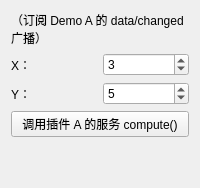
<?xml version="1.0" encoding="UTF-8"?>
<ui version="4.0">
 <class>PluginDemoWidgetB</class>
 <widget class="QWidget" name="PluginDemoWidgetB">
  <property name="windowTitle">
   <string>Demo B</string>
  </property>
  <layout class="QVBoxLayout" name="verticalLayout">
   <item>
    <widget class="QLabel" name="receivedLabel">
     <property name="text">
      <string>（订阅 Demo A 的 data/changed 广播）</string>
     </property>
     <property name="wordWrap">
      <bool>true</bool>
     </property>
    </widget>
   </item>
   <item>
    <layout class="QGridLayout" name="gridLayout">
     <item row="0" column="0">
      <widget class="QLabel" name="labelX">
       <property name="text">
        <string>X：</string>
       </property>
      </widget>
     </item>
     <item row="0" column="1">
      <widget class="QSpinBox" name="spinBoxX">
       <property name="value">
        <number>3</number>
       </property>
      </widget>
     </item>
     <item row="1" column="0">
      <widget class="QLabel" name="labelY">
       <property name="text">
        <string>Y：</string>
       </property>
      </widget>
     </item>
     <item row="1" column="1">
      <widget class="QSpinBox" name="spinBoxY">
       <property name="value">
        <number>5</number>
       </property>
      </widget>
     </item>
     <item row="2" column="0" colspan="2">
      <widget class="QPushButton" name="callServiceButton">
       <property name="text">
        <string>调用插件 A 的服务 compute()</string>
       </property>
      </widget>
     </item>
    </layout>
   </item>
   <item>
    <spacer name="verticalSpacer">
     <property name="orientation">
      <enum>Qt::Vertical</enum>
     </property>
     <property name="sizeHint" stdset="0">
      <size>
       <width>20</width>
       <height>40</height>
      </size>
     </property>
    </spacer>
   </item>
  </layout>
 </widget>
 <resources/>
 <connections/>
</ui>
